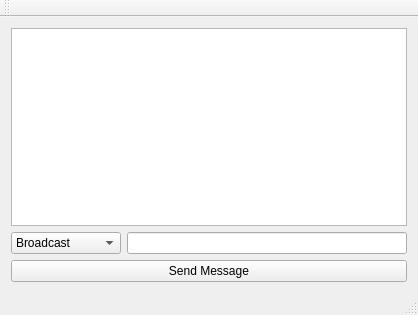
<?xml version="1.0" encoding="UTF-8"?>
<ui version="4.0">
 <class>MainWindow</class>
 <widget class="QMainWindow" name="MainWindow">
  <property name="geometry">
   <rect>
    <x>0</x>
    <y>0</y>
    <width>418</width>
    <height>315</height>
   </rect>
  </property>
  <property name="windowTitle">
   <string>QTCPServer</string>
  </property>
  <property name="styleSheet">
   <string notr="true"/>
  </property>
  <widget class="QWidget" name="centralWidget">
   <layout class="QGridLayout" name="gridLayout">
    <item row="0" column="0">
     <widget class="QTextBrowser" name="textBrowser_receivedMessages">
      <property name="styleSheet">
       <string notr="true"/>
      </property>
     </widget>
    </item>
    <item row="1" column="0">
     <layout class="QGridLayout" name="gridLayout_2">
      <item row="0" column="0" colspan="2">
       <layout class="QHBoxLayout" name="horizontalLayout">
        <item>
         <widget class="QComboBox" name="comboBox_receiver">
          <property name="minimumSize">
           <size>
            <width>110</width>
            <height>0</height>
           </size>
          </property>
          <item>
           <property name="text">
            <string>Broadcast</string>
           </property>
          </item>
         </widget>
        </item>
        <item>
         <widget class="QLineEdit" name="lineEdit_message">
          <property name="minimumSize">
           <size>
            <width>150</width>
            <height>0</height>
           </size>
          </property>
          <property name="styleSheet">
           <string notr="true"/>
          </property>
         </widget>
        </item>
       </layout>
      </item>
      <item row="1" column="0" colspan="2">
       <widget class="QPushButton" name="pushButton_sendMessage">
        <property name="minimumSize">
         <size>
          <width>0</width>
          <height>0</height>
         </size>
        </property>
        <property name="styleSheet">
         <string notr="true"/>
        </property>
        <property name="text">
         <string>Send Message</string>
        </property>
       </widget>
      </item>
     </layout>
    </item>
   </layout>
  </widget>
  <widget class="QMenuBar" name="menuBar">
   <property name="geometry">
    <rect>
     <x>0</x>
     <y>0</y>
     <width>418</width>
     <height>22</height>
    </rect>
   </property>
  </widget>
  <widget class="QToolBar" name="mainToolBar">
   <attribute name="toolBarArea">
    <enum>TopToolBarArea</enum>
   </attribute>
   <attribute name="toolBarBreak">
    <bool>false</bool>
   </attribute>
  </widget>
  <widget class="QStatusBar" name="statusBar"/>
 </widget>
 <layoutdefault spacing="6" margin="11"/>
 <resources/>
 <connections/>
</ui>
